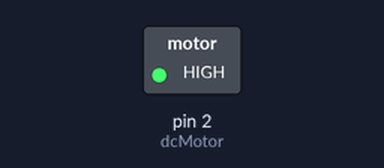
This sketch was run on a simulated Arduino Uno, built with avr-gcc and run on an emulated ATmega328P. Shown: switched loads named in the sketch (green lamp = pin HIGH).

Above: at 2.5 s.
At 5.5 s:
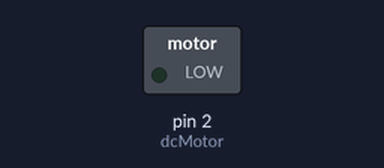
Timing chart, 0 to 7.8 s (numbered marks = the images above):
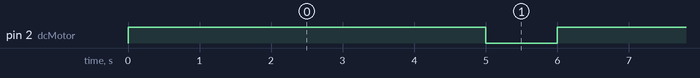

The sketch:

Task2_Electronics_Engineering1_CODE.ino
```cpp
//Define Variables
int dcMotor=2;

void setup(){

  // Make dc Motor an output:
  pinMode(dcMotor, OUTPUT);
}

void loop(){
  //dc motor on
  digitalWrite(dcMotor, HIGH);
  // Wait for 5000 millisecond(s)
  delay(5000);
  //dc motor off
  digitalWrite(dcMotor, LOW);
  // Wait for 1000 millisecond(s)
  delay(1000);
}
```

Measured:
- by itself, pin 2 (dcMotor): alternates HIGH for 5.0 s and LOW for 1.0 s
